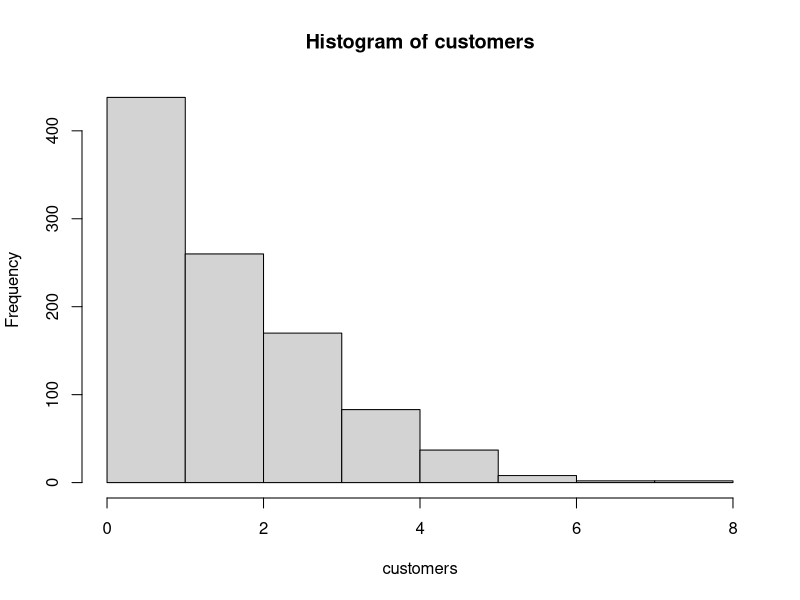

This figure's R source:


N <- 1000

# Poisson lambda = 2
lambda = 2 # 2 customers per half minute

# Probability 5 or more customers in half minute interval 
# These are the same: 
p = ppois(5-1, lambda=lambda, lower.tail=FALSE); p
1 - ppois(4, lambda=lambda)

# Simulating arrival of 100 customers in the half minute intervals, estimate P(X >= 5)
customers <- rpois(n = N, lambda=lambda)
customers[10] # number of customers arriving in the tenth half minute interval
mean(customers) # close to 2
hist(customers)

p.sim <- sum(customers >= 5) / N; p.sim
p

# There are 3 intervals here where at least 5 customers entered
sim.results <- table(customers); sim.results
data.frame(PSim=p.sim, P=p)

# Unlikely P(X >= 5) can suspect that mu = 2 may be greater than 2
# if indeed we think five or more customers arrive in a half minute interval
# in our observation. 
